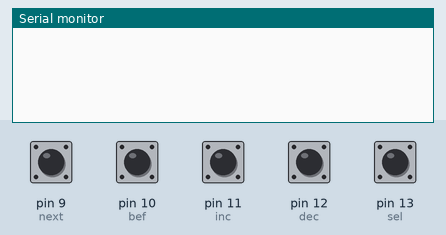
Bench run of a sketch on a simulated Arduino Uno, built with avr-gcc and run on an emulated ATmega328P. On the bench: the last lines printed to the serial monitor. Inputs (shaded band) come from the test bench; at power-on: pin 9 (next), pin 10 (bef), pin 11 (inc), pin 12 (dec), pin 13 (sel) HIGH.

Above: at 1.4 s.
1.5 s: pin 9 (next) pulled LOW for 0.35 s
At 2.3 s:
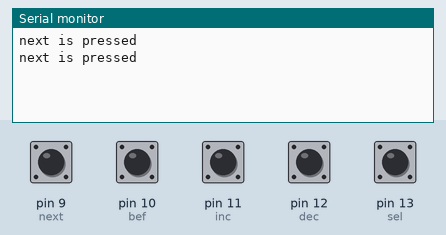
3.3 s: pin 10 (bef) pulled LOW for 0.35 s
At 4.8 s:
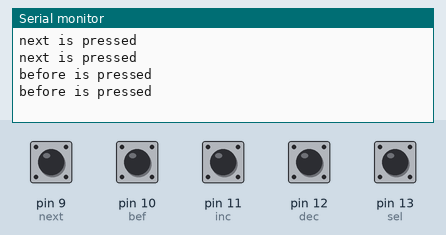
5.1 s: pin 11 (inc) pulled LOW for 0.35 s
At 6.3 s:
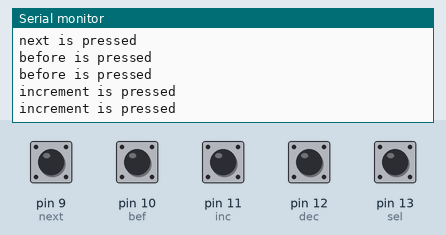
6.9 s: pin 12 (dec) pulled LOW for 0.35 s
At 7.7 s:
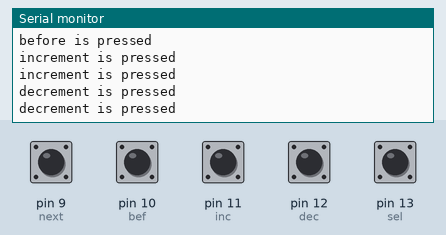
8.7 s: pin 13 (sel) pulled LOW for 0.35 s
At 10.2 s:
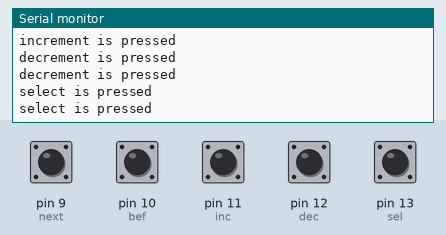

The sketch:

keypad_code.ino
```cpp
// keypad code

//ground on keyoad is 1
#define next 9//connect next key to pin 9
#define bef 10//connect before key to pin 10
#define inc 11 //connect increment key to pin 11
#define dec 12//connect decrement key to pin 12
#define sel 13 //conect select key to pin 13


void setup() {
  Serial.begin(9600);
  pinMode(sel, INPUT_PULLUP); //set pin as input
  pinMode(inc, INPUT_PULLUP); //set pin as input
  pinMode(dec, INPUT_PULLUP); //set pin as input
  pinMode(next, INPUT_PULLUP); //set pin as input
  pinMode(bef, INPUT_PULLUP); //set pin as input

}

void loop() {
 int selstatus = digitalRead(sel); //read if sel is pressed
 int incstatus = digitalRead(inc); //read if inc is pressed
 int decstatus = digitalRead(dec); //read if dec is pressed
 int nextstatus = digitalRead(next); //read if next is pressed
 int befstatus = digitalRead(bef); //read if bef is pressed

   if(!selstatus){
    Serial.println("select is pressed");
   }
 if(!incstatus){
    Serial.println("increment is pressed");
   }
    if(!decstatus){
    Serial.println("decrement is pressed");
   }
    if(!nextstatus){
    Serial.println("next is pressed");
   }
    if(!befstatus){
    Serial.println("before is pressed");
   }
   delay(300);
}
```

Measured:
- after the input at 1.5 s, the serial monitor: prints a new line at once (image 1)
- after the input at 3.3 s, the serial monitor: prints a new line at once (image 2)
- after the input at 5.1 s, the serial monitor: prints a new line at once (image 3)
- after the input at 6.9 s, the serial monitor: prints a new line at once (image 4)
- after the input at 8.7 s, the serial monitor: prints a new line at once (image 5)
